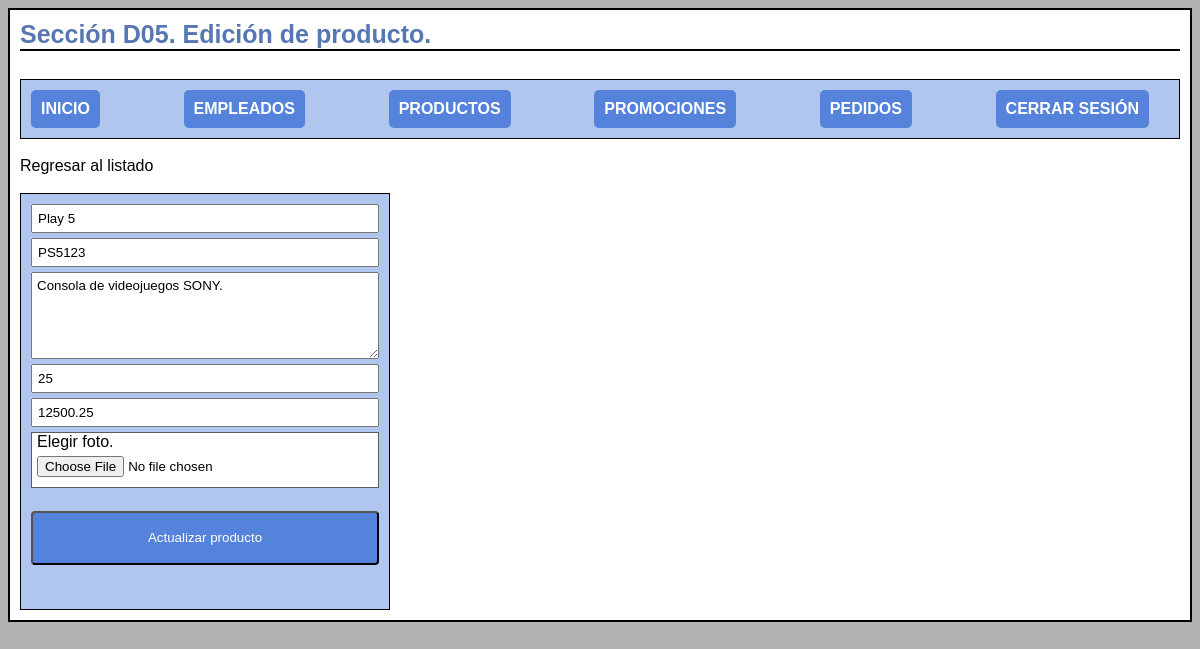
The app's page /productos/productos_edita.php?id=1 (signed in) with its own data.
### tables this page shows
CREATE TABLE `productos` (
  `id` int(11) NOT NULL,
  `nombre` varchar(128) NOT NULL,
  `codigo` varchar(32) NOT NULL,
  `descripcion` text NOT NULL,
  `costo` double NOT NULL,
  `stock` int(11) NOT NULL,
  `archivo_nombre` varchar(255) NOT NULL,
  `archivo` varchar(128) NOT NULL,
  `status` int(1) NOT NULL DEFAULT 1,
  `eliminado` int(1) NOT NULL DEFAULT 0
);

### productos/productos_edita.php (the view, shortened to what this page needs)
<?php
    $nombre = $_SESSION['nombre'];
?>
<?php
    $con = conecta();
    $id = $_REQUEST['id'];
    $sql = "SELECT * FROM productos WHERE id = $id";
    $res = $con->query($sql);
    $num = $res->num_rows;
    $producto_encontrado = true;
    if($num>0){
        $row = $res->fetch_assoc();
        $nombre = $row['nombre'];
        $codigo = $row['codigo'];
        $descripcion = $row['descripcion'];
        $stock = $row['stock'];
        $precio = $row['costo'];
    }else{
        $producto_encontrado = false;
    }
?>
<html>
<head>
    <link rel="stylesheet" href="../css/style.css?v=<?php echo time();?>">
</head>
<body>
    <div id='contenedor_principal'>
        <div class='titulo'>Sección D05. Edición de producto.</div>
        <?php
            include "menu.php";
        ?>
        <div><a href='productos_lista.php'>Regresar al listado</a></div><br>
        <?php if ($producto_encontrado): ?>
            <div class='contenedor_formulario'>
                <form name='forma01' enctype="multipart/form-data" action='productos_actualiza.php' method='POST'>
                    <input class='entrada_formulario' id='nombre' name='nombre' type='text' placeholder='Ingresar producto' value='<?php echo $nombre; ?>'><br>
                    <input class='entrada_formulario' id='codigo' name='codigo' type='text' placeholder='Ingresar codigo' value='<?php echo $codigo; ?>' onblur='verificar_codigo();'><br>
                    <textarea class='entrada_formulario' id='descripcion' name='descripcion'  rows="5" placeholder='Descripción del producto'><?php echo $descripcion; ?></textarea><br>
                    <input class='entrada_formulario' id='stock' name='stock' type='number' placeholder='Ingresar stock' value='<?php echo $stock; ?>'><br>
                    <input class='entrada_formulario' id='costo' name='costo' type='number' min="0" step="0.01" placeholder='Ingresar precio' value='<?php echo $precio; ?>'><br>
                    <div class="agrupador">
                        <label class="entrada_formulario">Elegir foto.<br></label><input class="entrada_formulario" type="file" id="foto" name="foto">
                    </div>
                    <br><input class='boton' onClick='if(!validar()){return false;}' type='submit' value='Actualizar producto'><br>
                    <br><div id='mensaje' class='mensaje'></div>
                </form>
            </div>
        <?php else: ?>
            <br><div id='mensaje' class='mensaje'>No existe empleado con el id proporcionado</div>
        <?php endif; ?>
</body>
</html>

### css/style.css (style rules this page uses)
:root { --azul_principal: rgba(53, 109, 214, 0.74); --azul_fondo: rgba(150, 179, 233, 0.74); --azul_titilo: rgba(27, 71, 151, 0.74); }
a:link, a:visited { color: inherit; text-decoration: none; }
body { background-color: rgb(177, 179, 179); }
#contenedor_principal { border: 2px solid #000; background-color: #fff; font-family: 'Montserrat', sans-serif; margin-bottom: 20px; padding: 10px; height: auto; }
.titulo { font-weight: bold; font-size: 25px; margin-bottom: 10px; color: var(--azul_titilo); border-bottom: 2px solid #000; }
.contenedor_formulario { border: 1px solid #000; width: 30%; padding: 10px; background-color: var(--azul_fondo); }
.entrada_formulario { padding: 5px; margin-bottom: 5px; width: 100%; font-family: 'Montserrat', sans-serif; }
.boton { padding: 5%; border-radius: 4px; font-family: 'Montserrat', sans-serif; width: 100%; color: #fff; background-color: var(--azul_principal); }
.agrupador { border: 1px solid #5f5c5c; margin-bottom: 5px; background-color: #fff; }

### records on screen
productos: nombre "Play 5", codigo "PS5123", descripcion "Consola de videojuegos SONY.", stock "25", costo "12500.25"
